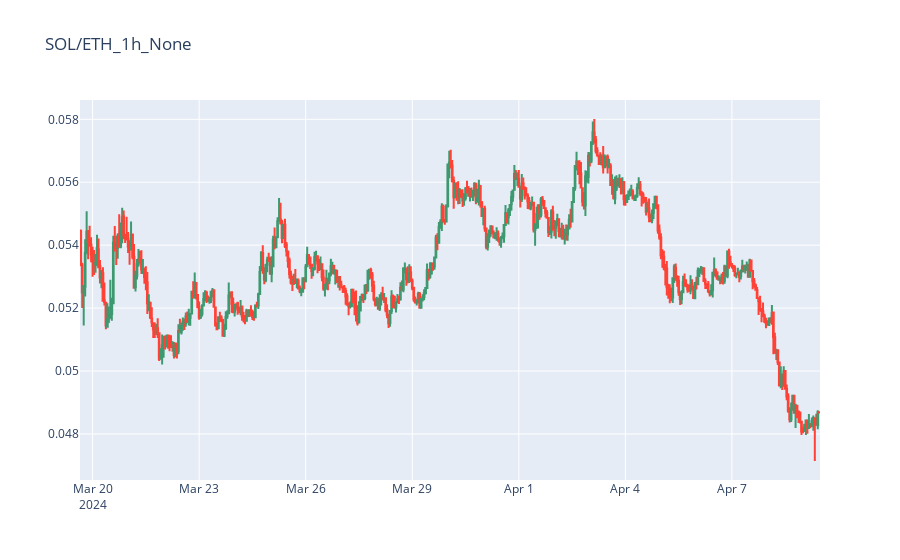

Here is the notebook cell this chart was saved with:
### Code cell
plot_chart('SOL/ETH','1h')

### Figure 1 — Plotly figure (JSON) as saved in the notebook; plotly's stock layout.template omitted (floating-point values rounded to 4 significant figures; data arrays with more than 128 entries replaced by an {"elided": "..."} marker saying what was removed)
{"data": [{"close": {"elided": "500 float values"}, "high": {"elided": "500 float values"}, "low": {"elided": "500 float values"}, "open": {"elided": "500 float values"}, "type": "candlestick", "x": {"elided": "500 str values"}}], "layout": {"title": {"text": "SOL/ETH_1h_None"}, "xaxis": {"rangeslider": {"visible": false}}}}
